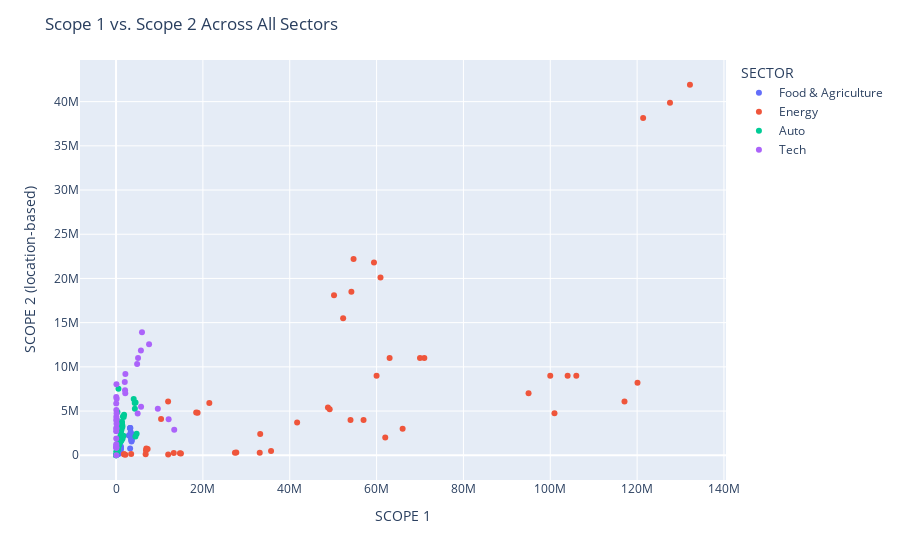

Notebook code for this chart:
### Code cell
fig = px.scatter(sectors, x='SCOPE 1', y='SCOPE 2 (location-based)', color='SECTOR', hover_data=['COMPANY NAME'])
fig.update_layout(title='Scope 1 vs. Scope 2 Across All Sectors')
fig.show()

### Figure 1 — Plotly figure (JSON) as saved in the notebook; plotly's stock layout.template omitted (floating-point values rounded to 4 significant figures)
{"data": [{"customdata": [["Anheuser-Busch InBev"], ["Anheuser-Busch InBev"], ["Anheuser-Busch InBev"], ["Anheuser-Busch InBev"], ["Danone"], ["Danone"], ["Danone"], ["Danone"], ["Danone"], ["Diageo"], ["Diageo"], ["Diageo"], ["Diageo"], ["Kellogg’s"], ["Kellogg’s"], ["Kellogg’s"], ["Kellogg’s"], ["Molson Coors"], ["Molson Coors"], ["Molson Coors"], ["Molson Coors"], ["Nestlé"], ["Nestlé"], ["Nestlé"], ["Nestlé"], ["Nestlé"], ["PepsiCo"], ["PepsiCo"], ["PepsiCo"], ["PepsiCo"], ["PepsiCo"], ["Tesco"], ["Tesco"], ["Tesco"], ["Tesco"], ["Unilever"], ["Unilever"], ["Unilever"], ["Unilever"]], "hovertemplate": "SECTOR=Food & Agriculture<br>SCOPE 1=%{x}<br>SCOPE 2 (location-based)=%{y}<br>COMPANY NAME=%{customdata[0]}<extra></extra>", "legendgroup": "Food & Agriculture", "marker": {"color": "#636efa", "symbol": "circle"}, "mode": "markers", "name": "Food & Agriculture", "orientation": "v", "showlegend": true, "type": "scatter", "x": [3700760, 3600710, 3081905, 2953896, 753461, 722103, 668354, 682674, 666000, 553270, 511593, 476782, 445000, 483061, 465885, 465042, 503905, 436457, 406377, 398026, 606319, 3289012, 3246367, 3215404, 3372000, 3240000, 3577266, 3552415, 3552706, 3596712, 3481530, 1117480, 1105183, 1053131, 1110098, 752804, 659028, 606771, 565988], "xaxis": "x", "y": [2383505, 2215902, 2227758, 2243990, 959554, 944877, 864710, 812948, 276000, 179307, 165095, 143905, 142530, 650835, 590739, 587999, 568692, 667174, 634136, 604422, 342069, 3082573, 3089029, 3052234, 2600000, 760000, 1629973, 1556523, 1719610, 1811114, 1834309, 995543, 859583, 718222, 642337, 1430659, 1321648, 1264328, 1244505], "yaxis": "y"}, {"customdata": [["BP"], ["BP"], ["BP"], ["BP"], ["Chevron"], ["Chevron"], ["Chevron"], ["Chevron"], ["EDF"], ["EDF"], ["EDF"], ["EDF"], ["Enel"], ["Enel"], ["Enel"], ["Enel"], ["Equinor"], ["Equinor"], ["Equinor"], ["Equinor"], ["Exxon"], ["Exxon"], ["Exxon"], ["Exxon"], ["Orsted"], ["Orsted"], ["Orsted"], ["Orsted"], ["Oxy"], ["Oxy"], ["Oxy"], ["Oxy"], ["PetroChina"], ["PetroChina"], ["PetroChina"], ["PetroChina"], ["Saudi Aramco"], ["Saudi Aramco"], ["Saudi Aramco"], ["Saudi Aramco"], ["Shell"], ["Shell"], ["Shell"], ["Shell"], ["Gazprom"], ["Gazprom"], ["Gazprom"], ["Gazprom"], ["Rosneft"], ["Rosneft"], ["Rosneft"], ["Rosneft"]], "hovertemplate": "SECTOR=Energy<br>SCOPE 1=%{x}<br>SCOPE 2 (location-based)=%{y}<br>COMPANY NAME=%{customdata[0]}<extra></extra>", "legendgroup": "Energy", "marker": {"color": "#EF553B", "symbol": "circle"}, "mode": "markers", "name": "Energy", "orientation": "v", "showlegend": true, "type": "scatter", "x": [48800000, 49200000, 41700000, 33200000, 66000000, 62000000, 54000000, 57000000, 35699738, 33090244, 27690997, 27381075, 6816597, 6963813, 6895903, 7276000, 14946447, 14719266, 13294578, 12009607, 104000000, 106000000, 100000000, 95000000, 3483000, 1846000, 1851000, 2142000, 10370000, 21481896, 18780484, 18454662, null, 132170000, 127570000, 121390000, null, null, 50200000, 52300000, 71000000, 70000000, 63000000, 60000000, 120089856, 117097372, 100970512, 11987000, 54700000, 59400000, 60900000, 54200000], "xaxis": "x", "y": [5400000, 5200000, 3700000, 2400000, 3000000, 2000000, 4000000, 4000000, 470025, 289243, 320773, 288947, 115000, 770163, 548948, 721000, 194063, 215474, 251513, 97048, 9000000, 9000000, 9000000, 7000000, 151000, 123000, 111000, 53000, 4100000, 5898890, 4800281, 4838074, null, 41910000, 39870000, 38150000, null, null, 18100000, 15500000, 11000000, 11000000, 11000000, 9000000, 8198070, 6077827, 4762910, 6080000, 22200000, 21800000, 20100000, 18500000], "yaxis": "y"}, {"customdata": [["BMW"], ["BMW"], ["BMW"], ["BMW"], ["BMW"], ["BYD"], ["BYD"], ["BYD"], ["BYD"], ["BYD"], ["BYD"], ["Daimler/Mercedes"], ["Daimler/Mercedes"], ["Daimler/Mercedes"], ["Daimler/Mercedes"], ["Daimler/Mercedes"], ["Daimler/Mercedes"], ["Fiat-Chrysler"], ["Fiat-Chrysler"], ["Fiat-Chrysler"], ["Fiat-Chrysler"], ["Fiat-Chrysler"], ["Fiat-Chrysler"], ["Ford"], ["Ford"], ["Ford"], ["Ford"], ["Ford"], ["Geely"], ["Geely"], ["Geely"], ["Geely"], ["Geely"], ["Geely"], ["General Motors"], ["General Motors"], ["General Motors"], ["General Motors"], ["General Motors"], ["Honda"], ["Honda"], ["Honda"], ["Honda"], ["Honda"], ["Hyundai"], ["Hyundai"], ["Hyundai"], ["Hyundai"], ["Hyundai"], ["Toyota"], ["Toyota"], ["Toyota"], ["Toyota"], ["Toyota"], ["Toyota"], ["Volkswagen"], ["Volkswagen"], ["Volkswagen"], ["Volkswagen"], ["Volkswagen"], ["Volkswagen"], ["Tesla"], ["Tesla"], ["Tesla"], ["Tesla"], ["Tesla"], ["Tesla"]], "hovertemplate": "SECTOR=Auto<br>SCOPE 1=%{x}<br>SCOPE 2 (location-based)=%{y}<br>COMPANY NAME=%{customdata[0]}<extra></extra>", "legendgroup": "Auto", "marker": {"color": "#00cc96", "symbol": "circle"}, "mode": "markers", "name": "Auto", "orientation": "v", "showlegend": true, "type": "scatter", "x": [625072, 581703, 678403, 678967, 699713, 0, 0, 0, 199406, 315610, 550932, 1192000, 1247000, 1239000, 1027000, 681000, 569000, 1101289, 1129268, 1058367, 877603, 1700000, 1500000, 1391127, 1442963, 1451947, 1124798, 1069907, 126934, 138921, 141100, 166395, 263159, 249291, 1848804, 1763555, 1589700, 1214124, 1252906, 1350000, 1380000, 1240000, 1120000, 1160244, 852547, 874997, 807498, 716237, 723966, 391000, 434000, 438000, 409000, 387000, 445353, 4297748, 4068261, 4494068, 4335495, 4740000, 4460000, null, null, null, null, 185000, 202000], "xaxis": "x", "y": [1572432, 1539378, 1540667, 1333076, 1404348, 0, 0, 0, 3945773, 4903502, 7511038, 2041000, 1687000, 1706000, 1492000, 1123000, 1121000, 3309598, 2795995, 2296709, 1983910, 2200000, 1900000, 3482444, 3349808, 3195704, 2715328, 2616003, 346173, 425622, 418180, 518514, 867943, 655705, 4572734, 4322761, 4381970, 3087816, 2881767, 3790000, 3690000, 3440000, 3050000, 3245113, 1882674, 1936902, 1897855, 1680079, 1660238, 911000, 895000, 783000, 697000, 627000, 618729, 5901889, 6370514, 5973894, 5257618, 2420000, 2110000, null, null, null, null, 403000, 408000], "yaxis": "y"}, {"customdata": [["Alphabet"], ["Alphabet"], ["Alphabet"], ["Alphabet"], ["Alphabet"], ["Amazon"], ["Amazon"], ["Amazon"], ["Amazon"], ["Amazon"], ["Apple"], ["Apple"], ["Apple"], ["Apple"], ["Apple"], ["Meta"], ["Meta"], ["Meta"], ["Meta"], ["Meta"], ["Microsoft"], ["Microsoft"], ["Microsoft"], ["Microsoft"], ["Microsoft"], ["Samsung"], ["Samsung"], ["Samsung"], ["Samsung"], ["Samsung"], ["TSMC"], ["TSMC"], ["TSMC"], ["TSMC"]], "hovertemplate": "SECTOR=Tech<br>SCOPE 1=%{x}<br>SCOPE 2 (location-based)=%{y}<br>COMPANY NAME=%{customdata[0]}<extra></extra>", "legendgroup": "Tech", "marker": {"color": "#ab63fa", "symbol": "circle"}, "mode": "markers", "name": "Tech", "orientation": "v", "showlegend": true, "type": "scatter", "x": [63521, 66686, 38694, 45073, 91200, 4980000, 5760000, 9620000, 12110000, 13400000, 57440, 52730, 47430, 55200, 55202, 42000, 44000, 29000, 55173, 66934, 90723, 113412, 118100, 123704, 139413, 4855000, 5067000, 5726300, 7604000, 5972000, 2125725, 2071743, 2010692, 2151937], "xaxis": "x", "y": [4344686, 5116949, 5865095, 6576239, 8045400, 4710000, 5500000, 5270000, 4070000, 2890000, 8730, 862127, 890200, 890200, 1065405, 1241000, 1885000, 2718000, 3080194, 3921611, 3000523, 3556553, 4102445, 4745197, 6381250, 10318000, 10998000, 11852400, 12566000, 13920000, 7001655, 7350195, 8282509, 9196964], "yaxis": "y"}], "layout": {"legend": {"title": {"text": "SECTOR"}, "tracegroupgap": 0}, "margin": {"t": 60}, "title": {"text": "Scope 1 vs. Scope 2 Across All Sectors"}, "xaxis": {"anchor": "y", "domain": [0, 1], "title": {"text": "SCOPE 1"}}, "yaxis": {"anchor": "x", "domain": [0, 1], "title": {"text": "SCOPE 2 (location-based)"}}}}
